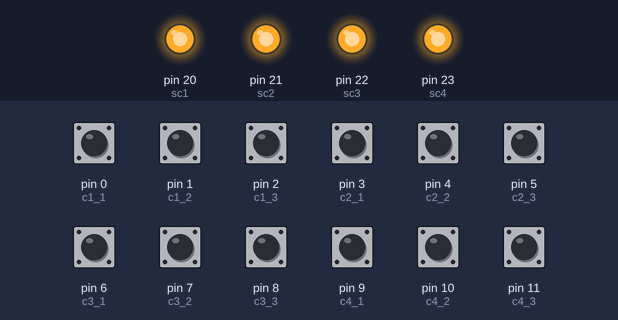
The sketch below on a simulated Arduino Mega 2560, built with avr-gcc and run on an emulated ATmega2560. On the bench: output pins drawn as LEDs (lit = HIGH). The inputs (shaded band) are chosen by the test bench; at power-on: pin 0 (c1_1), pin 1 (c1_2), pin 2 (c1_3), pin 3 (c2_1), pin 4 (c2_2), pin 5 (c2_3), pin 6 (c3_1), pin 7 (c3_2), pin 8 (c3_3), pin 9 (c4_1), pin 10 (c4_2), pin 11 (c4_3) HIGH.

Above: at 1.2 s.
1.3 s: pin 0 (c1_1) pulled LOW for 0.15 s
At 1.37 s:
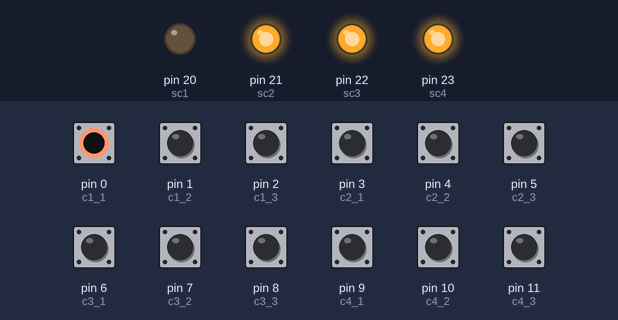
2.9 s: pin 3 (c2_1) pulled LOW for 0.15 s
At 2.97 s:
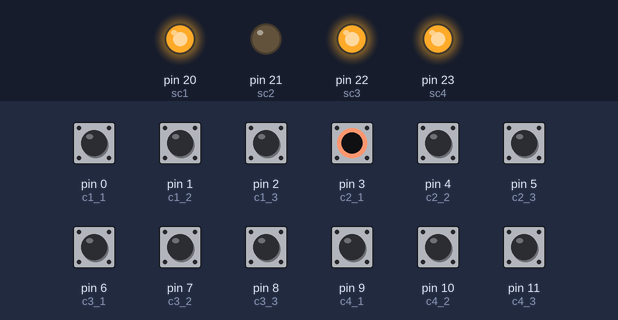
4.5 s: pin 6 (c3_1) pulled LOW for 0.15 s
At 4.57 s:
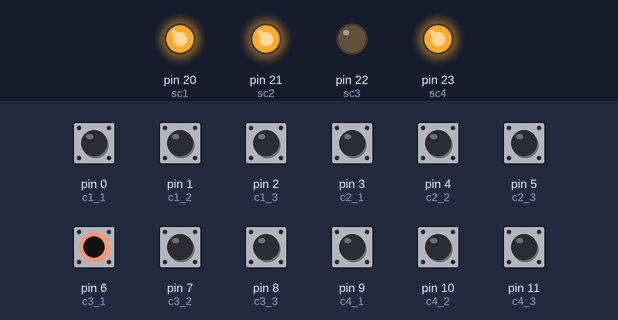
6.1 s: pin 9 (c4_1) pulled LOW for 0.15 s
At 6.17 s:
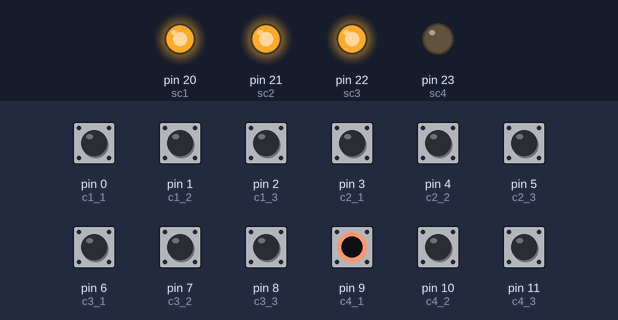
7.7 s: pin 0 (c1_1) driven LOW and pin 3 (c2_1) driven LOW
At 8.7 s:
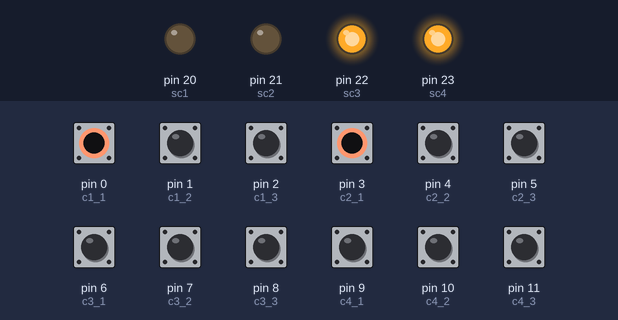
9.2 s: pin 7 (c3_2) pulled LOW for 0.15 s
At 9.27 s:
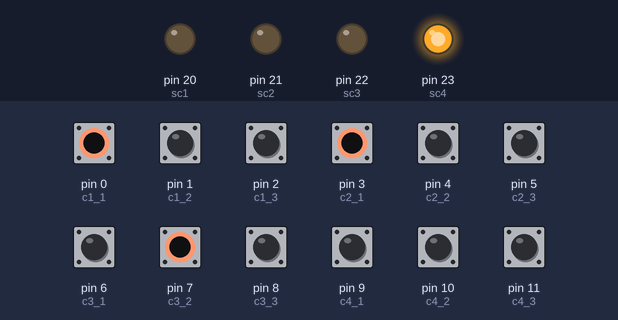
Timing chart, 0 to 11.8 s (numbered marks = the images above; inputs shaded):
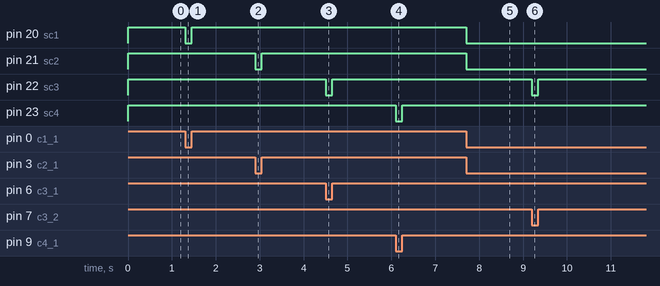

The sketch:

control_teensy.ino
```cpp
//canal 1
int c1_1 = 0, c1_2 = 1, c1_3 = 2;

//canal 2
int c2_1 = 3, c2_2 = 4, c2_3 = 5;

//canal 3
int c3_1 = 6, c3_2 = 7, c3_3 = 8;

//canal 4
int c4_1 = 9, c4_2 = 10, c4_3 = 11;

// SAIDAS
int sc1 = 20 , sc2 = 21, sc3 = 22, sc4 = 23;


void setup() {
  // canal 1
  pinMode(c1_1, INPUT_PULLUP);
  pinMode(c1_2, INPUT_PULLUP);
  pinMode(c1_3, INPUT_PULLUP);

  // canal 2
  pinMode(c2_1, INPUT_PULLUP);
  pinMode(c2_2, INPUT_PULLUP);
  pinMode(c2_3, INPUT_PULLUP);

  // canal 3
  pinMode(c3_1, INPUT_PULLUP);
  pinMode(c3_2, INPUT_PULLUP);
  pinMode(c3_3, INPUT_PULLUP);

  //canal 4
  pinMode(c4_1, INPUT_PULLUP);
  pinMode(c4_2, INPUT_PULLUP);
  pinMode(c4_3, INPUT_PULLUP);

  //saidas
  pinMode(sc1, OUTPUT);
  pinMode(sc2, OUTPUT);
  pinMode(sc3, OUTPUT);
  pinMode(sc4, OUTPUT);
}

void loop() {

  if (digitalRead(c1_1) == 1 &&  digitalRead(c1_2) == 1 && digitalRead(c1_3) == 1) {
    digitalWrite(sc1, HIGH);
  } else {
    digitalWrite(sc1, LOW);
  }

  if (digitalRead(c2_1) == 1 &&  digitalRead(c2_2) == 1 && digitalRead(c2_3) == 1) {
    digitalWrite(sc2, HIGH);
  } else {
    digitalWrite(sc2, LOW);
  }

  if (digitalRead(c3_1) == 1 &&  digitalRead(c3_2) == 1 && digitalRead(c3_3) == 1) {
    digitalWrite(sc3, HIGH);
  } else {
    digitalWrite(sc3, LOW);
  }

  if (digitalRead(c4_1) == 1 &&  digitalRead(c4_2) == 1 && digitalRead(c4_3) == 1) {
    digitalWrite(sc4, HIGH);
  } else {
    digitalWrite(sc4, LOW);
  }

}
```

Measured:
- after the input at 1.3 s, pin 20 (sc1): HIGH → LOW at once, → HIGH 0.15 s later
- after the input at 2.9 s, pin 21 (sc2): HIGH → LOW at once, → HIGH 0.15 s later
- after the input at 4.5 s, pin 22 (sc3): HIGH → LOW at once, → HIGH 0.15 s later
- after the input at 6.1 s, pin 23 (sc4): HIGH → LOW at once, → HIGH 0.15 s later
- after the input at 7.7 s, pin 20 (sc1), pin 21 (sc2): HIGH → LOW at once
- after the input at 9.2 s, pin 22 (sc3): HIGH → LOW at once, → HIGH 0.15 s later
